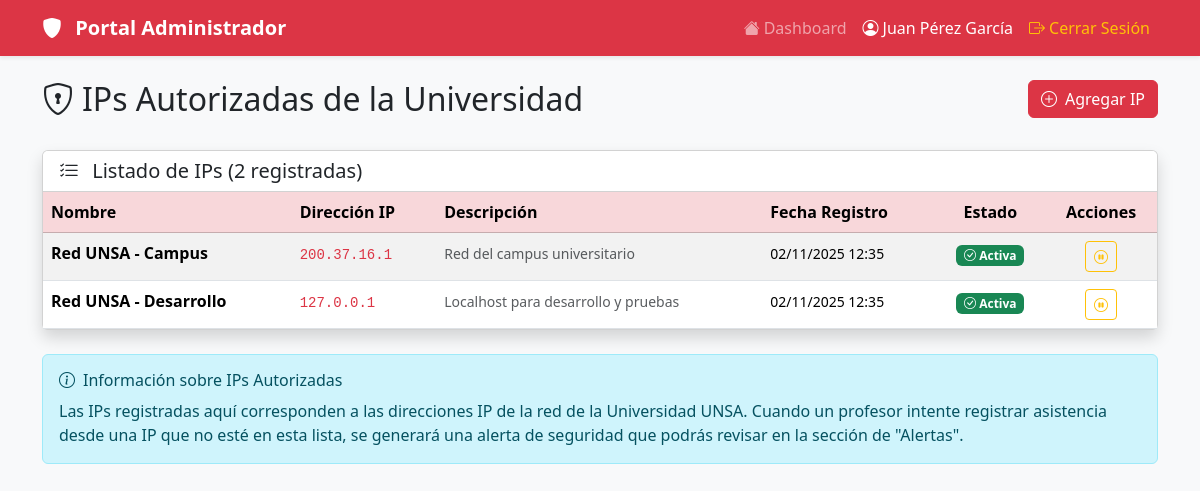
The page /gestion/ips/ (signed in) on the database its author committed.
### app/models/usuario/models.py (models this page shows, shortened)
class Usuario(AbstractBaseUser, PermissionsMixin):
    codigo = models.CharField(max_length=20, unique=True, primary_key=True)
    nombres = models.CharField(max_length=100)
    apellidos = models.CharField(max_length=100)
    email = models.EmailField(unique=True, validators=[EmailValidator()])
    telefono = models.CharField(max_length=20, blank=True, null=True)
    dni = models.CharField(
        max_length=8,
        unique=True,
        validators=[RegexValidator(regex=r'^\d{8}$', message='DNI debe tener 8 dígitos')]
    )
    tipo_usuario = models.ForeignKey(
        TipoUsuario,
        on_delete=models.PROTECT,
        related_name='usuarios'
    )
    estado_cuenta = models.ForeignKey(
        EstadoCuenta,
        on_delete=models.PROTECT,
        related_name='usuarios',
        default='ACTIVO'
    )
    permisos_usuario = models.ManyToManyField(
        Permiso,
        related_name='usuarios',
        blank=True
    )
    fecha_registro = models.DateTimeField(auto_now_add=True)
    fecha_actualizacion = models.DateTimeField(auto_now=True)
    ultimo_acceso = models.DateTimeField(null=True, blank=True)
    direccion_ip_ultimo_acceso = models.GenericIPAddressField(null=True, blank=True)
    is_active = models.BooleanField(default=True)
    is_staff = models.BooleanField(default=False)
    is_superuser = models.BooleanField(default=False)
    objects = UsuarioManager()
    USERNAME_FIELD = 'email'
    REQUIRED_FIELDS = ['codigo', 'nombres', 'apellidos', 'dni']
    class Meta:
        db_table = 'usuario'
        verbose_name = 'Usuario'
        verbose_name_plural = 'Usuarios'
        ordering = ['apellidos', 'nombres']
    @property
    def nombre_completo(self):
        return f"{self.nombres} {self.apellidos}"

class TipoUsuario(models.Model):
    TIPOS = [
        ('ADMIN', 'Administrador'),
        ('PROFESOR', 'Profesor'),
        ('ESTUDIANTE', 'Estudiante'),
        ('SECRETARIA', 'Secretaria'),
    ]
    codigo = models.CharField(max_length=20, unique=True, primary_key=True)
    nombre = models.CharField(max_length=100)
    descripcion = models.TextField(blank=True, null=True)
    class Meta:
        db_table = 'tipo_usuario'
        verbose_name = 'Tipo de Usuario'
        verbose_name_plural = 'Tipos de Usuario'

### app/models/usuario/alerta_models.py (models this page shows, shortened)
class ConfiguracionIP(models.Model):
    nombre = models.CharField(max_length=100)
    ip_address = models.GenericIPAddressField(unique=True)
    descripcion = models.TextField(blank=True, null=True)
    is_active = models.BooleanField(default=True)
    fecha_creacion = models.DateTimeField(auto_now_add=True)
    class Meta:
        db_table = 'configuracion_ip'
        verbose_name = 'Configuración IP'
        verbose_name_plural = 'Configuraciones IP'

### app/models/usuario/admin_views.py (the view)
# urls.py: path('gestion/ips/', admin_views.listar_ips, name='listar_ips'),
@never_cache
@login_required
def listar_ips(request):
    if not hasattr(request.user, 'tipo_usuario'):
        messages.error(request, 'No tiene permisos para acceder a esta página.')
        return redirect('login')
    tipo = request.user.tipo_usuario.nombre
    if tipo not in ['Administrador', 'Secretaria']:
        messages.error(request, 'Solo administradores y secretarias pueden ver las IPs.')
        return redirect('login')
    ips = ConfiguracionIP.objects.all().order_by('-is_active', 'nombre')
    puede_editar = (tipo == 'Administrador')
    context = {
        'usuario': request.user,
        'ips': ips,
        'puede_editar': puede_editar,
    }
    return render(request, 'admin/listar_ips.html', context)

### Templates/admin/listar_ips.html (shortened to what this page needs)
<!doctype html>
<html lang="es">
<head>
    <link href="https://cdn.jsdelivr.net/npm/bootstrap@5.3.2/dist/css/bootstrap.min.css" rel="stylesheet">
    <link rel="stylesheet" href="https://cdn.jsdelivr.net/npm/bootstrap-icons@1.11.1/font/bootstrap-icons.css">
</head>
<body class="bg-light">
        <nav class="navbar navbar-expand-lg navbar-dark bg-danger shadow-sm">
        <div class="container">
            <a class="navbar-brand fw-bold" href="{% if usuario.tipo_usuario.nombre == 'Administrador' %}{% url 'admin_dashboard' %}{% else %}{% url 'secretaria_dashboard' %}{% endif %}">
                <i class="bi {% if usuario.tipo_usuario.nombre == 'Administrador' %}bi-shield-fill{% else %}bi-clipboard-check-fill{% endif %} me-2"></i>
                Portal {% if usuario.tipo_usuario.nombre == 'Administrador' %}Administrador{% else %}Secretaría{% endif %}
            </a>
            <div class="collapse navbar-collapse" id="navbarNav">
                <ul class="navbar-nav ms-auto">
                    <li class="nav-item">
                        <a class="nav-link" href="{% if usuario.tipo_usuario.nombre == 'Administrador' %}{% url 'admin_dashboard' %}{% else %}{% url 'secretaria_dashboard' %}{% endif %}">
                            <i class="bi bi-house-fill me-1"></i>Dashboard
                        </a>
                    </li>
                    <li class="nav-item">
                        <span class="nav-link text-white">
                            <i class="bi bi-person-circle me-1"></i>{{ usuario.nombre_completo }}
                        </span>
                    </li>
                    <li class="nav-item">
                        <a class="nav-link text-warning" href="{% url 'logout' %}">
                            <i class="bi bi-box-arrow-right me-1"></i>Cerrar Sesión
                        </a>
                    </li>
                </ul>
            </div>
        </div>
    </nav>
    <main class="container mt-4 mb-5">
        <div class="row mb-4">
            <div class="col-md-8">
                <h2><i class="bi bi-shield-lock me-2"></i>IPs Autorizadas de la Universidad</h2>
            </div>
            <div class="col-md-4 text-end">
                {% if puede_editar %}
                <a href="{% url 'crear_ip' %}" class="btn btn-danger">
                    <i class="bi bi-plus-circle me-2"></i>Agregar IP
                </a>
                {% endif %}
            </div>
        </div>
        <div class="card shadow">
            <div class="card-header bg-white">
                <h5 class="mb-0">
                    <i class="bi bi-list-check me-2"></i>
                    Listado de IPs ({{ ips.count }} registradas)
                </h5>
            </div>
            <div class="card-body p-0">
                {% if ips %}
                <div class="table-responsive">
                    <table class="table table-hover table-striped mb-0">
                        <thead class="table-danger">
                            <tr>
                                <th>Nombre</th>
                                <th>Dirección IP</th>
                                <th>Descripción</th>
                                <th>Fecha Registro</th>
                                <th class="text-center">Estado</th>
                                <th class="text-center">Acciones</th>
                            </tr>
                        </thead>
                        <tbody>
                            {% for ip in ips %}
                            <tr>
                                <td><strong>{{ ip.nombre }}</strong></td>
                                <td>
                                    <code class="text-danger">{{ ip.ip_address }}</code>
                                </td>
                                <td>
                                    <small class="text-muted">
                                        {{ ip.descripcion|default:"Sin descripción" }}
                                    </small>
                                </td>
                                <td>
                                    <small>{{ ip.fecha_creacion|date:"d/m/Y H:i" }}</small>
                                </td>
                                <td class="text-center">
                                    {% if ip.is_active %}
                                        <span class="badge bg-success">
                                            <i class="bi bi-check-circle"></i> Activa
                                        </span>
                                    {% else %}
                                        <span class="badge bg-secondary">
                                            <i class="bi bi-x-circle"></i> Inactiva
                                        </span>
                                    {% endif %}
                                </td>
                                <td class="text-center">
                                    {% if puede_editar %}
                                    <button class="btn btn-sm btn-outline-{% if ip.is_active %}warning{% else %}success{% endif %} toggle-ip"
                                            data-ip-id="{{ ip.id }}"
                                            title="{% if ip.is_active %}Desactivar{% else %}Activar{% endif %}">
                                        <i class="bi bi-{% if ip.is_active %}pause-circle{% else %}play-circle{% endif %}"></i>
                                    </button>
                                    {% else %}
                                    <span class="text-muted"><small>Solo lectura</small></span>
                                    {% endif %}
                                </td>
                            </tr>
                            {% endfor %}
                        </tbody>
                    </table>
                </div>
                {% endif %}
            </div>
        </div>
        <div class="alert alert-info mt-4">
            <h6 class="alert-heading">
                <i class="bi bi-info-circle me-2"></i>Información sobre IPs Autorizadas
            </h6>
            <p class="mb-0">
                Las IPs registradas aquí corresponden a las direcciones IP de la red de la Universidad UNSA.
                Cuando un profesor intente registrar asistencia desde una IP que no esté en esta lista,
                se generará una alerta de seguridad que podrás revisar en la sección de "Alertas".
            </p>
        </div>
    </main>
</body>
</html>

### rows shown on the page
Usuario: nombre_completo "Juan Pérez García"
ConfiguracionIP: nombre "Red UNSA - Campus", ip_address "200.37.16.1", descripcion "Red del campus universitario", fecha_creacion "02/11/2025 12:35", is_active True (drawn)
ConfiguracionIP: nombre "Red UNSA - Desarrollo", ip_address "127.0.0.1", descripcion "Localhost para desarrollo y pruebas", fecha_creacion "02/11/2025 12:35", is_active True (drawn)

### other values the page prints
{{ ips.count }} "2"
